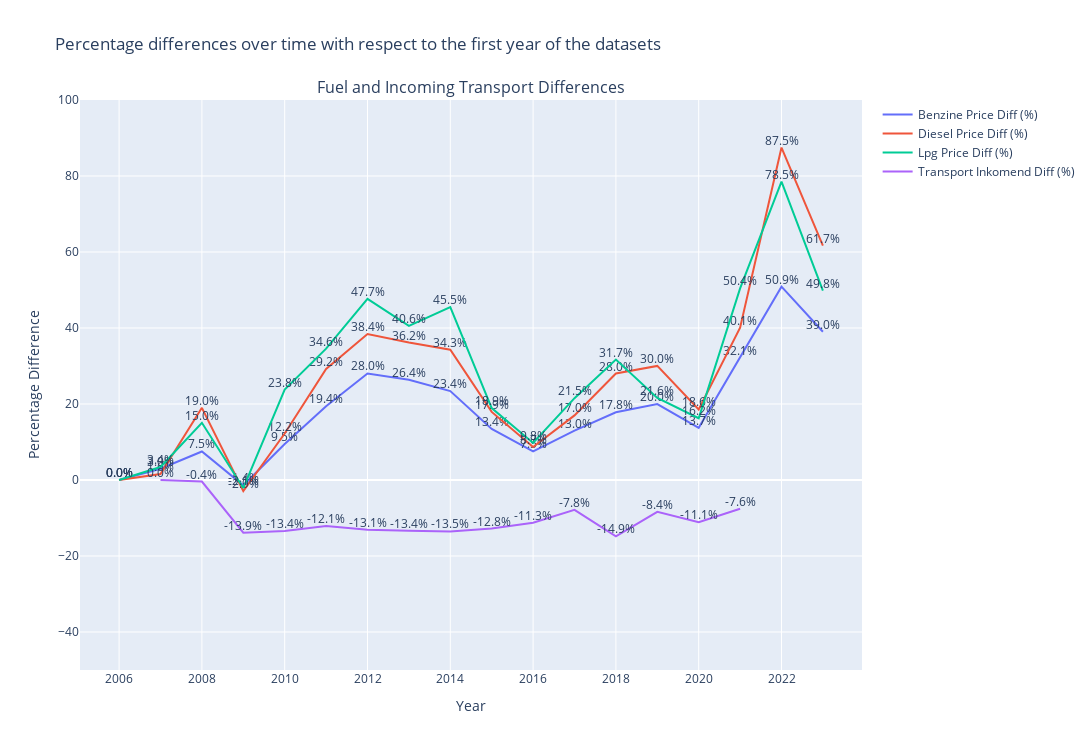

Here is the notebook cell this chart was saved with:
### Code cell
### QUESTION 1
import plotly.express as px
import plotly.graph_objects as go
from plotly.subplots import make_subplots

## First dataset
#Percentage (%) differences between fuel prices with respect to the first year in the dataset (2006)
fuel_data['Benzine Price Diff (%)'] = ((fuel_data['Benzine'] - fuel_data['Benzine'].iloc[0]) / fuel_data['Benzine'].iloc[0]) * 100
fuel_data['Diesel Price Diff (%)'] = ((fuel_data['Diesel'] - fuel_data['Diesel'].iloc[0]) / fuel_data['Diesel'].iloc[0]) * 100
fuel_data['Lpg Price Diff (%)'] = ((fuel_data['Lpg'] - fuel_data['Lpg'].iloc[0]) / fuel_data['Lpg'].iloc[0]) * 100

## Second dataset
#filtering the data so only the value "inkomend transport; totaal" is given
transport_data_filtered = transport_data[(transport_data['Goederenstromen'] == 'Inkomend transport; totaal')]

#Percentage (%) differences between "Inkomend transport; totaal" with respect to the first year in the dataset (2007)
transport_data_filtered['Transport Inkomend Diff (%)'] = ((transport_data_filtered['1000 kg'] - transport_data_filtered['1000 kg'].iloc[0]) / transport_data_filtered['1000 kg'].iloc[0]) * 100

## Creating the plot
# Subplot for shared x-axis 
Figure = make_subplots(rows = 1, cols = 1, shared_xaxes = True,
                    subplot_titles = ['Fuel and Incoming Transport Differences'])

# Add annotations for first dataset, with three different columns
for i in ['Benzine Price Diff (%)', 'Diesel Price Diff (%)', 'Lpg Price Diff (%)']:
    Figure.add_trace(go.Scatter(x = fuel_data['Perioden'], 
                                y = fuel_data[i], 
                                mode = 'lines+text', 
                                name = i,
                                text = fuel_data[i].round(1).astype(str) + '%',
                                textposition = "top center"))

# Add annontations for second dataset
Figure.add_trace(go.Scatter(x = transport_data_filtered['Perioden'], 
                            y = transport_data_filtered['Transport Inkomend Diff (%)'], 
                            mode = 'lines+text', 
                            name = 'Transport Inkomend Diff (%)',
                            text = transport_data_filtered['Transport Inkomend Diff (%)'].round(1).astype(str) + '%',
                            textposition = "top center"))

# Update the layout of the figure + add title + set height and width for the figure
Figure.update_layout(title_text = 'Percentage differences over time with respect to the first year of the datasets',
                        xaxis_title = 'Year',
                        yaxis_title = 'Percentage Difference',
                        yaxis_range = [-50, 100],
                        height = 750,
                        width = 1500)

Figure.show()

### Figure 1 — Plotly figure (JSON) as saved in the notebook; plotly's stock layout.template omitted (floating-point values rounded to 4 significant figures)
{"data": [{"mode": "lines+text", "name": "Benzine Price Diff (%)", "text": ["0.0%", "3.0%", "7.5%", "-1.4%", "9.5%", "19.4%", "28.0%", "26.4%", "23.4%", "13.4%", "7.5%", "13.0%", "17.8%", "20.0%", "13.7%", "32.1%", "50.9%", "39.0%"], "textposition": "top center", "type": "scatter", "x": [2006, 2007, 2008, 2009, 2010, 2011, 2012, 2013, 2014, 2015, 2016, 2017, 2018, 2019, 2020, 2021, 2022, 2023], "y": [0, 2.978, 7.511, -1.401, 9.462, 19.41, 28.04, 26.39, 23.4, 13.44, 7.549, 13.0, 17.82, 19.97, 13.72, 32.15, 50.88, 39.02]}, {"mode": "lines+text", "name": "Diesel Price Diff (%)", "text": ["0.0%", "1.6%", "19.0%", "-2.9%", "12.2%", "29.2%", "38.4%", "36.2%", "34.3%", "17.9%", "8.7%", "17.0%", "28.0%", "30.0%", "18.6%", "40.1%", "87.5%", "61.7%"], "textposition": "top center", "type": "scatter", "x": [2006, 2007, 2008, 2009, 2010, 2011, 2012, 2013, 2014, 2015, 2016, 2017, 2018, 2019, 2020, 2021, 2022, 2023], "y": [0, 1.583, 18.99, -2.903, 12.23, 29.22, 38.41, 36.18, 34.3, 17.92, 8.699, 17.0, 28.02, 30.03, 18.58, 40.07, 87.49, 61.68]}, {"mode": "lines+text", "name": "Lpg Price Diff (%)", "text": ["0.0%", "3.4%", "15.0%", "-2.1%", "23.8%", "34.6%", "47.7%", "40.6%", "45.5%", "18.9%", "9.8%", "21.5%", "31.7%", "21.6%", "16.2%", "50.4%", "78.5%", "49.8%"], "textposition": "top center", "type": "scatter", "x": [2006, 2007, 2008, 2009, 2010, 2011, 2012, 2013, 2014, 2015, 2016, 2017, 2018, 2019, 2020, 2021, 2022, 2023], "y": [0, 3.418, 15.05, -2.113, 23.78, 34.56, 47.67, 40.58, 45.52, 18.92, 9.764, 21.54, 31.69, 21.61, 16.25, 50.42, 78.54, 49.84]}, {"mode": "lines+text", "name": "Transport Inkomend Diff (%)", "text": ["0.0%", "-0.4%", "-13.9%", "-13.4%", "-12.1%", "-13.1%", "-13.4%", "-13.5%", "-12.8%", "-11.3%", "-7.8%", "-14.9%", "-8.4%", "-11.1%", "-7.6%"], "textposition": "top center", "type": "scatter", "x": [2007, 2008, 2009, 2010, 2011, 2012, 2013, 2014, 2015, 2016, 2017, 2018, 2019, 2020, 2021], "y": [0, -0.4172, -13.87, -13.39, -12.12, -13.12, -13.35, -13.54, -12.78, -11.25, -7.847, -14.85, -8.365, -11.08, -7.561]}], "layout": {"annotations": [{"font": {"size": 16}, "showarrow": false, "text": "Fuel and Incoming Transport Differences", "x": 0.5, "xanchor": "center", "xref": "paper", "y": 1, "yanchor": "bottom", "yref": "paper"}], "height": 750, "title": {"text": "Percentage differences over time with respect to the first year of the datasets"}, "width": 1500, "xaxis": {"anchor": "y", "domain": [0, 1], "title": {"text": "Year"}}, "yaxis": {"anchor": "x", "domain": [0, 1], "range": [-50, 100], "title": {"text": "Percentage Difference"}}}}
